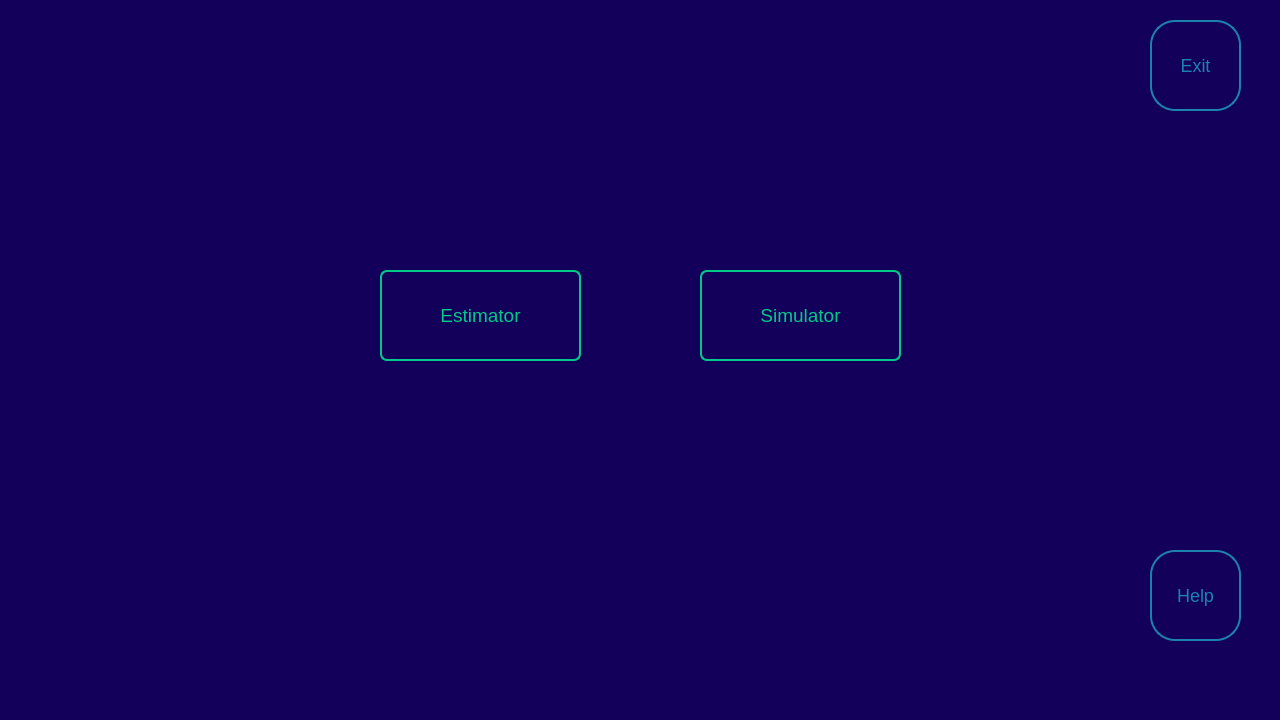
<?xml version="1.0" encoding="UTF-8"?>
<ui version="4.0">
 <class>MainWindow</class>
 <widget class="QMainWindow" name="MainWindow">
  <property name="geometry">
   <rect>
    <x>0</x>
    <y>0</y>
    <width>1280</width>
    <height>720</height>
   </rect>
  </property>
  <property name="windowTitle">
   <string>MainWindow</string>
  </property>
  <property name="styleSheet">
   <string notr="true">background-color: #13005A;</string>
  </property>
  <widget class="QWidget" name="centralwidget">
   <widget class="QPushButton" name="EstimatorButton">
    <property name="geometry">
     <rect>
      <x>380</x>
      <y>270</y>
      <width>201</width>
      <height>91</height>
     </rect>
    </property>
    <property name="styleSheet">
     <string notr="true">background-color: #13005A;
color: #03C988;
border: 2px solid #03C988;
font-size: 19px;
border-radius: 7%;</string>
    </property>
    <property name="text">
     <string>Estimator</string>
    </property>
    <property name="autoRepeatDelay">
     <number>300</number>
    </property>
   </widget>
   <widget class="QPushButton" name="SimulatorInput">
    <property name="geometry">
     <rect>
      <x>700</x>
      <y>270</y>
      <width>201</width>
      <height>91</height>
     </rect>
    </property>
    <property name="styleSheet">
     <string notr="true">background-color: #13005A;
color: #03C988;
border: 2px solid #03C988;
font-size: 19px;
border-radius: 7%;</string>
    </property>
    <property name="text">
     <string>Simulator</string>
    </property>
    <property name="autoRepeatDelay">
     <number>300</number>
    </property>
   </widget>
   <widget class="QPushButton" name="ExitButton">
    <property name="geometry">
     <rect>
      <x>1150</x>
      <y>20</y>
      <width>91</width>
      <height>91</height>
     </rect>
    </property>
    <property name="styleSheet">
     <string notr="true">background-color: #13005A;
color: #1C82AD;
border: 2px solid #1C82AD;
font-size: 18px;
border-radius: 25%;</string>
    </property>
    <property name="text">
     <string>Exit</string>
    </property>
    <property name="autoRepeatDelay">
     <number>300</number>
    </property>
   </widget>
   <widget class="QPushButton" name="HelpButton">
    <property name="geometry">
     <rect>
      <x>1150</x>
      <y>550</y>
      <width>91</width>
      <height>91</height>
     </rect>
    </property>
    <property name="styleSheet">
     <string notr="true">background-color: #13005A;
color: #1C82AD;
border: 2px solid #1C82AD;
font-size: 18px;
border-radius: 25%;</string>
    </property>
    <property name="text">
     <string>Help</string>
    </property>
    <property name="autoRepeatDelay">
     <number>300</number>
    </property>
   </widget>
  </widget>
  <widget class="QMenuBar" name="menubar">
   <property name="geometry">
    <rect>
     <x>0</x>
     <y>0</y>
     <width>1280</width>
     <height>26</height>
    </rect>
   </property>
  </widget>
  <widget class="QStatusBar" name="statusbar"/>
 </widget>
 <resources/>
 <connections/>
</ui>
